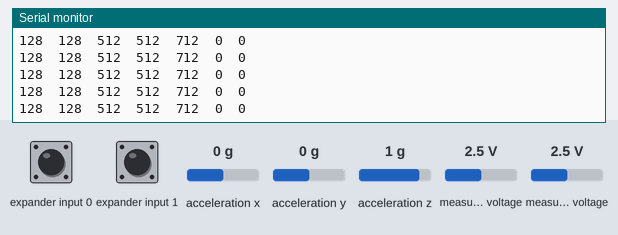
Bench run of a sketch on a simulated Arduino Uno, built with avr-gcc and run on an emulated ATmega328P. Parts: the last lines printed to the serial monitor. Wiring (inferred from the names in the program): Wii Nunchuk at I2C address 0x52. The test bench sets the inputs (shaded band); at power-on: measured voltage 2.5 V, expander input 0 HIGH, expander input 1 HIGH, acceleration x 0 g, acceleration y 0 g, acceleration z 1 g.

Above: at 1.2 s.
1.3 s: measured voltage (sensor 200) set to 2.1 V
At 1.8 s:
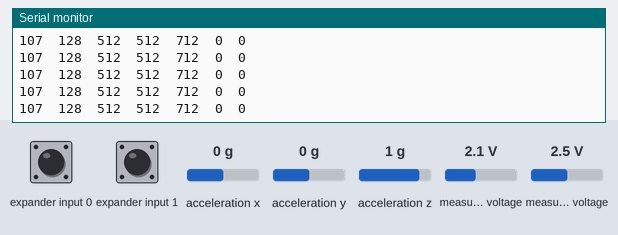
4.3 s: measured voltage (sensor 200) set to 1.8 V
At 5.0 s:
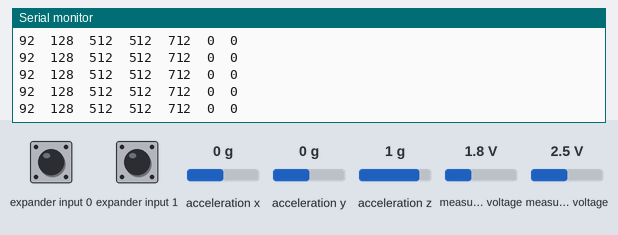
7.3 s: measured voltage (sensor 201) set to 2.1 V
At 8.1 s:
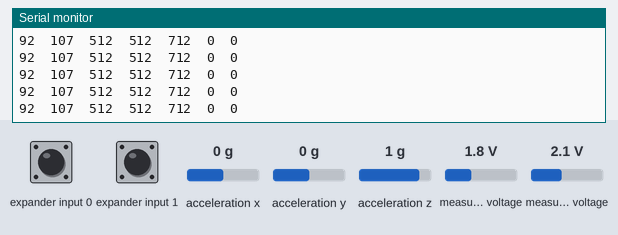
8.8 s: measured voltage (sensor 201) set to 1.8 V
At 9.6 s:
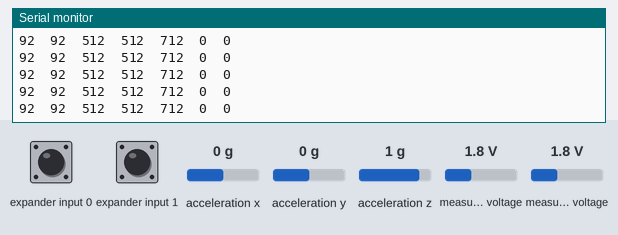
Timing chart, 0 to 11.8 s (numbered marks = the images above; inputs shaded):
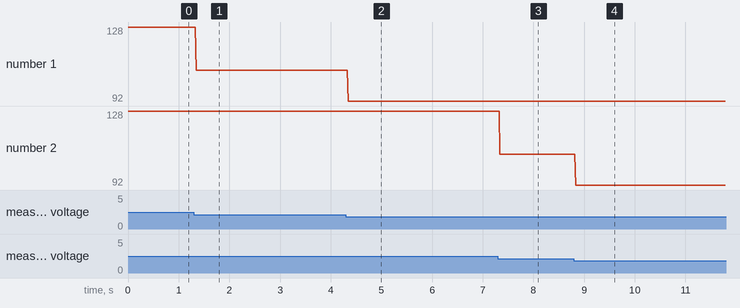

The sketch:

Nunchuk_sketch.ino
```cpp
#include <Wire.h>
#include "nunchuk.h"

Nunchuk nunchuk;
const unsigned int BAUD_RATE = 19200;

void setup() {
  Serial.begin(BAUD_RATE);
  nunchuk.initialize();
}

void loop() {
  if (nunchuk.update()) {
    Serial.print(nunchuk.joystick_x());
    Serial.print("  ");
    Serial.print(nunchuk.joystick_y());
    Serial.print("  ");
    Serial.print(nunchuk.x_acceleration());
    Serial.print("  ");
    Serial.print(nunchuk.y_acceleration());
    Serial.print("  ");
    Serial.print(nunchuk.z_acceleration());
    Serial.print("  ");
    Serial.print(nunchuk.c_button());
    Serial.print("  ");
    Serial.print(nunchuk.z_button());
    Serial.println();
  }
}
```

nunchuk.cpp
```cpp
#include <Arduino.h>
#include <Wire.h>
#include "nunchuk.h"

#define NUNCHUK_DEVICE_ID 0x52

void Nunchuk::initialize() {
  Wire.begin();
  Wire.beginTransmission(NUNCHUK_DEVICE_ID);
  Wire.write((byte)0xF0);
  Wire.write((byte)0x55);
  Wire.endTransmission();
  Wire.beginTransmission(NUNCHUK_DEVICE_ID);
  Wire.write((byte)0xFB);
  Wire.write((byte)0x00);
  Wire.endTransmission();
  update();
}

bool Nunchuk::update() {
  delay(1); int byte_counter = 0;
  Wire.requestFrom(NUNCHUK_DEVICE_ID, NUNCHUK_BUFFER_SIZE);
  while (Wire.available() && byte_counter < NUNCHUK_BUFFER_SIZE) {
    _buffer[byte_counter++] = decode_byte(Wire.read());
  }
  request_data();
  return byte_counter == NUNCHUK_BUFFER_SIZE;
}

void Nunchuk::request_data() {
  Wire.beginTransmission(NUNCHUK_DEVICE_ID);
  Wire.write((byte)0x00);
  Wire.endTransmission();
}

char Nunchuk::decode_byte(const char b) {
  return b;
}
```

nunchuk.h
```cpp
#ifndef __NUNCHUK_H__
#define __NUNCHUK_H__

#define NUNCHUK_BUFFER_SIZE 6

class Nunchuk {
  public:
    void initialize();
    bool update();

    int joystick_x() const { return _buffer[0]; }
    int joystick_y() const { return _buffer[1]; }

    int x_acceleration() const { return ((int)(_buffer[2]) << 2) | ((_buffer[5] >> 2) & 0x03); }

    int y_acceleration() const { return ((int)(_buffer[3]) << 2) | ((_buffer[5] >> 4) & 0x03); }

    int z_acceleration() const { return ((int)(_buffer[4]) << 2) | ((_buffer[5] >> 6) & 0x03); }

    bool z_button() const { return !(_buffer[5] & 0x01); }

    bool c_button() const { return !(_buffer[5] & 0x02); }

  private:
    void request_data();
    char decode_byte(const char);
    unsigned char _buffer[NUNCHUK_BUFFER_SIZE];
};

#endif
```

Measured:
- after the input at 1.3 s, the serial monitor: prints a new line at once (image 1)
- after the input at 4.3 s, the serial monitor: prints a new line at once (image 2)
- after the input at 7.3 s, the serial monitor: prints a new line at once (image 3)
- after the input at 8.8 s, the serial monitor: prints a new line at once (image 4)
- plotted number 1: 128 → 107 after the input at 1.3 s, 107 → 92 after the input at 4.3 s
